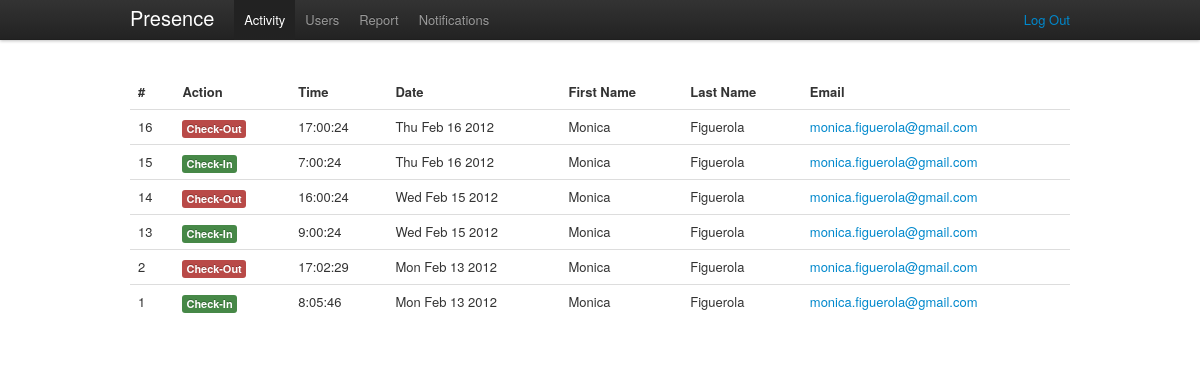
/admin/activity/ (signed in), run on the app's committed database.
### tables this page shows
CREATE TABLE IF NOT EXISTS `presence_activity` (
  `id` int(11) NOT NULL AUTO_INCREMENT,
  `userid` varchar(250) NOT NULL,
  `action` varchar(50) NOT NULL,
  `timestamp` int(15) NOT NULL,
  `computed` tinyint(1) NOT NULL DEFAULT '0',
  PRIMARY KEY (`id`)
);

CREATE TABLE IF NOT EXISTS `presence_users` (
  `id` int(11) NOT NULL AUTO_INCREMENT,
  `email` varchar(150) NOT NULL,
  `password` varchar(50) NOT NULL,
  `role` varchar(20) NOT NULL,
  `firstname` varchar(200) NOT NULL,
  `lastname` varchar(300) NOT NULL,
  `position` varchar(200) NOT NULL,
  `UUID` varchar(36) NOT NULL,
  PRIMARY KEY (`id`)
);

### public/index.php (called while the page is built, shortened)
<?php
require_once (ROOT . '/config/config.php');
$url = isset($_GET['url']) ? $_GET['url'] : null;
$role = isset($_SESSION['role']) ? $_SESSION['role'] : null;
if ($url == null && $role == null) {
    $controller = "AuthController";
    $action = "asklogin";
    $url_params = array();
} else if ($url == null && isset($role)) {
    $controller = ucfirst($role) . 'Controller';
    $action = 'activity';
    $url_params = array();
} else {
    $url_params = explode('/', $url);
    $controller = ucfirst(array_shift($url_params));
    $action = $url_params[0] == null ? 'activity' : array_shift($url_params);
}
isset($url_params[1])
    ? $extra_action = $url_params[1]
    : $extra_action = null;
$extra_params = $_POST;
new $controller($action, array_merge($url_params, $extra_params), $extra_action);

### config/config.php (called while the page is built, shortened)
<?php
$CONFIG = new stdClass();
$CONFIG->wwwroot = 'http://localhost/presence-manager';
$CONFIG->dbhost = 'localhost';
$CONFIG->dbname = 'presence';
$CONFIG->dbuser = 'root';
$CONFIG->dbpassword = '';

### lang/en.php (called while the page is built)
<?php
$STRINGS = null;
$STRINGS['brand'] = 'Presence';
$STRINGS['login'] = 'Login';
$STRINGS['help'] = 'Help';
$STRINGS['activity'] = 'Activity';
$STRINGS['users'] = 'Users';
$STRINGS['report'] = 'Report';
$STRINGS['notifications'] = 'Notifications';
$STRINGS['user'] = 'User';
$STRINGS['logout'] = 'Log Out';
$STRINGS['home'] = 'Home';
$STRINGS['404'] = '404';
$STRINGS['details'] = 'Details';
$STRINGS['summary'] = 'Summary';
$STRINGS['account'] = 'Account';
$STRINGS['starttime'] = 'Start Time';
$STRINGS['startdate'] = 'Start Date';
$STRINGS['endtime'] = 'End Time';
$STRINGS['enddate'] = 'End Date';
$STRINGS['action'] = 'Action';
$STRINGS['time'] = 'Time';
$STRINGS['date'] = 'Date';
$STRINGS['firstname'] = 'First Name';
$STRINGS['lastname'] = 'Last Name';
$STRINGS['email'] = 'Email';
$STRINGS['issued'] = 'Issued';
$STRINGS['period'] = 'Period';
$STRINGS['intervals'] = 'Intervals';
$STRINGS['interval'] = 'Interval';
$STRINGS['total'] = 'Total';
$STRINGS['password'] = 'Password';
$STRINGS['position'] = 'Position';
$STRINGS['role'] = 'Role';
$STRINGS['update'] = 'Update';
$STRINGS['week'] = 'Week';
$STRINGS['month'] = 'Month';
$STRINGS['year'] = 'Year';
$STRINGS['type'] = 'Type';
$STRINGS['message'] = 'Message';
$STRINGS['user:update:success'] = 'User details updated successfully!';
$STRINGS['user:update:failed'] = 'User details update falied!';
$STRINGS['user:delete:success'] = 'User deleted successfully!';
$STRINGS['user:delete:failed'] = 'User deleition falied!';
$STRINGS['user:create:success'] = 'The new user has been created!';
$STRINGS['user:create:failed'] = 'Error creating new user!';
$STRINGS['user:create:duplicate'] = 'This user already exists!';
$STRINGS['admin:no:activities'] = 'No more activity!';
$STRINGS['add:user'] = 'Add User';
$STRINGS['create:user'] = 'Create User';
$STRINGS['build:report'] = 'Build Report';
$STRINGS['event:success'] = 'Success!';
$STRINGS['event:error'] = 'Error!';
$STRINGS['event:checkin'] = 'Check-In';
$STRINGS['event:checkout'] = 'Check-Out';
$STRINGS['event:incidence'] = 'Incidence';
$STRINGS['event:noactivity'] = 'No Activity!';
$STRINGS['event:noactivity:message'] = 'There is no user activity';
$STRINGS['event:noactivityinterval:message'] = 'There is no user activity';
$STRINGS['event:delete:account'] = 'Delete Account';
$STRINGS['event:delete:account:warning'] = 'Warning! This action can not be undone!';

### lib/DB.php (called while the page is built, shortened)
<?php
class DB {
    private static $_instance;
    private static function getInstance(){
        if(self::$_instance == null){
            self::$_instance = new $class();
        }
        return self::$_instance;
    }
    public static function setUp($params){
        $db = self::getInstance();
        $db->_connection = new PDO("mysql:host=" . $params->dbhost . ";
                                    dbname=" . $params->dbname,
                                               $params->dbuser,
                                               $params->dbpassword);
    }
    public static function getDB(){
        $db = self::getInstance();
        return $db->_connection;
    }
	static function getAllRecords($sql, array $params = null){
		$st = self::getDB()->prepare($sql);
        $st->execute($params);
        return $st->fetchAll(PDO::FETCH_OBJ);
	}
}

### app/models/ActivityModel.php (called while the page is built, shortened)
<?php
class ActivityModel extends Model {
    public static function find_all() {
		$sql = "SELECT pa.id, pa.userid, pa.action, pa.timestamp, pu.firstname, pu.lastname, pu.email
				FROM " . self::table() . " pa
				JOIN presence_users pu ON pa.userid = pu.id
				ORDER BY pa.timestamp DESC";
		return DB::getAllRecords($sql, null);
    }
}

### app/controllers/AdminController.php (called while the page is built, shortened)
<?php
class AdminController extends Controller {
    public function __construct($action, $params, $extra_action = null) {
        global $CONFIG;
        isset($extra_action) ? $action = $action . '_' . $extra_action : null;
        if ($this->check_role('admin') && method_exists($this, $action)) {
            $this->$action($params);
        } else {
            RoutingHelper::redirect($CONFIG->wwwroot . '/error/notfound');
        }
    }
    public function activity() {
        $this->_view = new AdminActivityView(ActivityModel::find_all());
    }
}

### app/model.class.php (called while the page is built, shortened)
<?php
class Model{
    protected static function table(){
        $prefix = 'presence_';
        $caller = get_called_class();
        $class = lcfirst(substr($caller, 0, -5));
        return $prefix.self::pluralise($class);
    }
    private static function pluralise($word){
        $exceptions = array();
        $exceptions['activity'] = 'activity';
        empty($exceptions[$word])
            ? $plural = $word.'s'
            : $plural = $exceptions[$word];
        return $plural;
    }
}

### app/helpers/BootstrapHelper.php (called while the page is built, shortened)
<?php
class BootstrapHelper extends Helper{
    static function get_label_for_action($action){
       switch ($action) {
            case 'checkin': return 'label-success';
            case 'checkout': return 'label-important';
		}
    }
}

### app/views/admin/AdminActivityView.php (the view, shortened to what this page needs)
<?php
class AdminActivityView extends View {
    private $_entries;
    public function __construct($entries, $alert = null) {
        $this->_entries = $entries;
    }
    public function menu() {
        return MenuHelper::admin_base_menu('activity');
    }
    public function content() {
        global $CONFIG, $STRINGS;
        $activity_table_content = '';
        foreach ($this->_entries as $entry) {
            $activity_table_content .=
            '<tr>
                <td>' . $entry->id . '</td>
                <td><span class="label ' . BootstrapHelper::get_label_for_action($entry->action). '">' . BootstrapHelper::get_event_description($entry->action) . '</span></td>
                <td>' . date('G:i:s', $entry->timestamp) . '</td>
                <td>' . date('D M j Y', $entry->timestamp) . '</td>
                <td>' . utf8_encode($entry->firstname) . '</td>
                <td>' . utf8_encode($entry->lastname) . '</td>
                <td><a href="'.$CONFIG->wwwroot.'/admin/users/'.$entry->userid.'/details">' . $entry->email . '</a></td>
                </tr>
            ';
        }
        return '
        <section id="activity">
            <table class="table">
                <thead>
                    <tr>
                        <th>#</th>
                        <th>'.$STRINGS['action'].'</th>
                        <th>'.$STRINGS['time'].'</th>
						<th>'.$STRINGS['date'].'</th>
                        <th>'.$STRINGS['firstname'].'</th>
                        <th>'.$STRINGS['lastname'].'</th>
                        <th>'.$STRINGS['email'].'</th>
                    </tr>
                </thead>
                <tbody>' . $activity_table_content . '
                </tbody>
            </table>
        </section>';
    }
}

### app/view.class.php (shortened to what this page needs)
<?php
abstract class View {
    private $_title;
    protected $_alert;
    public function __destruct() {
        $this->render();
    }
    private function render() {
        global $CONFIG, $STRINGS;
        echo '<!DOCTYPE html>';
        echo '<html lang="en">
                <head>
                <meta charset="utf-8">
                    <title>' . $this->_title . ' | ' . $STRINGS['brand'] . '</title>
                    <link rel="stylesheet" href="' . $CONFIG->wwwroot . '/public/css/bootstrap.min.css" type="text/css">
                    <link rel="stylesheet" href="' . $CONFIG->wwwroot . '/public/css/presence.css" type="text/css">
                    <link rel="stylesheet" href="' . $CONFIG->wwwroot . '/public/css/datepicker.css" type="text/css">
                    <link rel="shortcut icon" href="' . $CONFIG->wwwroot . '/public/img/favicon.ico">
                    <script type="text/javascript" src="' . $CONFIG->wwwroot . '/public/js/jquery-1.7.1.min.js"></script>
                    <script type="text/javascript" src="' . $CONFIG->wwwroot . '/public/js/bootstrap-alert.js"></script>
                    <script type="text/javascript" src="' . $CONFIG->wwwroot . '/public/js/bootstrap-datepicker.js"></script>
                </head>
                <body>
                    <div class="navbar navbar-fixed-top">
                        <div class="navbar-inner">
                            <div class="container">
                                <a class="brand" href="'.$CONFIG->wwwroot.'">'.$STRINGS['brand'].'</a>
                                <div class="nav-collapse">
                                    '.$this->menu().'
                                </div>
                            </div>
                        </div>
                    </div>
                    <div class="container">
                        '.$this->_alert.'
						'.$this->content().'
                    </div>
                </body>
                  ';
        echo '</html>';
    }
    protected function title($title) {
        $this->_title = $title;
    }
}

### app/helpers/MenuHelper.php (shortened to what this page needs)
<?php
class MenuHelper extends Helper {
    static public function admin_base_menu($active) {
        global $CONFIG, $STRINGS;
        $activity = $users = $report = $notifications = null;
        return
            '<ul class="nav">
                <li ' . $activity . '><a href="' . $CONFIG->wwwroot . '/admin/activity">' . $STRINGS['activity'] . '</a></li>
                <li ' . $users . ' ><a href="' . $CONFIG->wwwroot . '/admin/users">' . $STRINGS['users'] . '</a></li>
                <li ' . $report . ' ><a href="' . $CONFIG->wwwroot . '/admin/report">' . $STRINGS['report'] . '</a></li>
                <li ' . $notifications. ' ><a href="' . $CONFIG->wwwroot . '/admin/notifications">' . $STRINGS['notifications'] . '</a></li>
            </ul>' . MenuHelper::get_logout_option();
    }
    static private function get_logout_option(){
        global $CONFIG, $STRINGS;
        return
            '<ul class="nav pull-right no-hover-a">
                <p class="navbar-text pull-right"><a href="' . $CONFIG->wwwroot . '/auth/logout">' . $STRINGS['logout'] . '</a></p>
             </ul>';
    }
}

### public/css/presence.css (style rules this page uses)
html { overflow-y:scroll; }
body { padding-top:75px; }

### data on the page
presence_activity: id "16", action "Check-Out", timestamp "17:00:24", timestamp "Thu Feb 16 2012", userid.firstname "Monica", userid.lastname "Figuerola", userid.email "monica.figuerola@gmail.com"
presence_activity: id "15", action "Check-In", timestamp "7:00:24", timestamp "Thu Feb 16 2012", userid.firstname "Monica", userid.lastname "Figuerola", userid.email "monica.figuerola@gmail.com"
presence_activity: id "14", action "Check-Out", timestamp "16:00:24", timestamp "Wed Feb 15 2012", userid.firstname "Monica", userid.lastname "Figuerola", userid.email "monica.figuerola@gmail.com"
presence_activity: id "13", action "Check-In", timestamp "9:00:24", timestamp "Wed Feb 15 2012", userid.firstname "Monica", userid.lastname "Figuerola", userid.email "monica.figuerola@gmail.com"
presence_activity: id "2", action "Check-Out", timestamp "17:02:29", timestamp "Mon Feb 13 2012", userid.firstname "Monica", userid.lastname "Figuerola", userid.email "monica.figuerola@gmail.com"
presence_activity: id "1", action "Check-In", timestamp "8:05:46", timestamp "Mon Feb 13 2012", userid.firstname "Monica", userid.lastname "Figuerola", userid.email "monica.figuerola@gmail.com"

### other printed values
$STRINGS['brand'] "Presence"
$STRINGS['activity'] "Activity"
$STRINGS['users'] "Users"
$STRINGS['report'] "Report"
$STRINGS['notifications'] "Notifications"
$STRINGS['logout'] "Log Out"
$STRINGS['action'] "Action"
$STRINGS['time'] "Time"
$STRINGS['date'] "Date"
$STRINGS['firstname'] "First Name"
$STRINGS['lastname'] "Last Name"
$STRINGS['email'] "Email"
